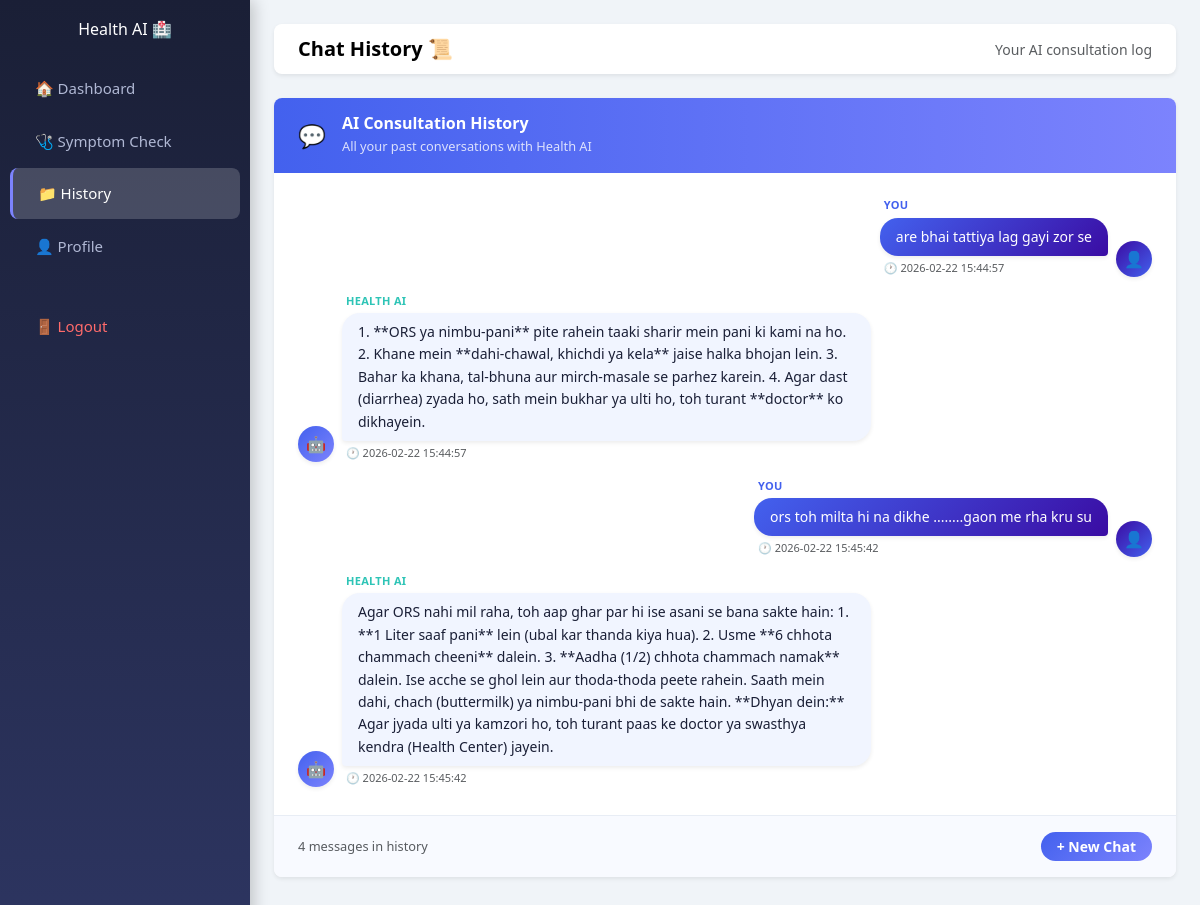
The app's page /history (signed in) with its own data.
### tables this page shows
CREATE TABLE chat_history (
    id INTEGER PRIMARY KEY AUTOINCREMENT,
    user TEXT,
    role TEXT,
    message TEXT,
    created_at TIMESTAMP DEFAULT CURRENT_TIMESTAMP
);

### app.py (the view)
@app.route("/history")
def history():
    if "user_email" not in session:
        return redirect(url_for("login"))
    conn = sqlite3.connect("health.db")
    cursor = conn.cursor()
    cursor.execute("""
    SELECT role, message, created_at
    FROM chat_history
    WHERE user = ?
    ORDER BY created_at ASC
    """, (session["user_email"],))
    rows = cursor.fetchall()
    conn.close()
    history_data = []
    for row in rows:
        history_data.append({
            "role": row[0],
            "text": row[1],
            "time": row[2]
        })
    return render_template("history.html", history=history_data)

### templates/history.html (shortened to what this page needs)
<!DOCTYPE html>
<html lang="en">
<head>
    <link href="https://cdn.jsdelivr.net/npm/bootstrap@5.3.0/dist/css/bootstrap.min.css" rel="stylesheet">
    <script src="https://cdn.tailwindcss.com"></script>
</head>
<body>
    <div class="sidebar">
        <h3 class="text-center text-white mb-4 px-3">Health AI 🏥</h3>
        <a href="/dashboard">🏠 Dashboard</a>
        <a href="/predict">🩺 Symptom Check</a>
        <a href="/history" class="active">📁 History</a>
        <a href="/profile">👤 Profile</a>
        <a href="/logout" style="color:#ff6b6b; margin-top:30px;">🚪 Logout</a>
    </div>
    <div class="content">
        <nav class="navbar navbar-light bg-white rounded-3 shadow-sm mb-4 px-4">
            <span class="navbar-brand mb-0 h1 fw-bold">Chat History 📜</span>
            <span class="text-muted small">Your AI consultation log</span>
        </nav>
        <div class="bg-white rounded-3 shadow-sm overflow-hidden">
            <div class="d-flex align-items-center gap-3 px-4 py-3"
                style="background: linear-gradient(to right, #4361ee, #7c83fd);">
                <span style="font-size: 1.4rem;">💬</span>
                <div>
                    <h6 class="text-white fw-bold mb-0">AI Consultation History</h6>
                    <small class="text-white" style="opacity:0.8;">All your past conversations with Health AI</small>
                </div>
            </div>
            <div class="chat-scroll p-4">
                {% for item in history %}
                <div class="d-flex mb-3
                    {% if item.role == 'user' %}
                        justify-content-end
                    {% else %}
                        justify-content-start
                    {% endif %}
                ">
                    {% if item.role != 'user' %}
                    <div class="d-flex align-items-end me-2">
                        <div class="rounded-circle d-flex align-items-center justify-content-center shadow-sm"
                            style="width:36px; height:36px; background: linear-gradient(135deg,#4361ee,#7c83fd); font-size:1rem; flex-shrink:0;">
                            🤖
                        </div>
                    </div>
                    {% endif %}
                    <div style="max-width:62%; word-break:break-word;">
                        <small class="fw-semibold d-block mb-1 px-1"
                            style="color: {% if item.role == 'user' %}#4361ee{% else %}#2ec4b6{% endif %}; font-size: 11px; letter-spacing:0.3px;">
                            {% if item.role == 'user' %}YOU{% else %}HEALTH AI{% endif %}
                        </small>
                        <div class="px-3 py-2 shadow-sm" style="
                                border-radius: {% if item.role == 'user' %}18px 18px 4px 18px{% else %}18px 18px 18px 4px{% endif %};
                                background: {% if item.role == 'user' %}linear-gradient(135deg, #4361ee, #3a0ca3){% else %}#f1f5ff{% endif %};
                                color: {% if item.role == 'user' %}#ffffff{% else %}#1a1f36{% endif %};
                                font-size: 14px; line-height: 1.6;
                             ">
                            {{ item.text }}
                        </div>
                        <small class="d-block mt-1 px-1 text-muted" style="font-size:11px;">
                            🕐 {{ item.time }}
                        </small>
                    </div>
                    {% if item.role == 'user' %}
                    <div class="d-flex align-items-end ms-2">
                        <div class="rounded-circle d-flex align-items-center justify-content-center shadow-sm"
                            style="width:36px; height:36px; background: linear-gradient(135deg,#3a0ca3,#4361ee); font-size:1rem; flex-shrink:0;">
                            👤
                        </div>
                    </div>
                    {% endif %}
                </div>
                {% endfor %}
            </div>
            <div class="px-4 py-3 d-flex justify-content-between align-items-center"
                style="border-top: 1px solid #e8edf5; background:#f8faff;">
                <small class="text-muted">
                    {% if history %}
                    {{ history | length }} message{{ 's' if history | length != 1 else '' }} in history
                    {% else %}
                    No messages yet
                    {% endif %}
                </small>
                <a href="/predict" class="btn btn-sm fw-semibold px-3"
                    style="background: linear-gradient(135deg,#4361ee,#7c83fd); color:#fff; border-radius:20px; border:none;">
                    + New Chat
                </a>
            </div>
        </div>
    </div>
</body>
</html>

### templates/history.html (style rules this page uses)
body { background-color: #f0f4f8; font-family: 'Segoe UI', sans-serif; }
.sidebar { height: 100vh; position: fixed; top: 0; left: 0; width: 250px; background: linear-gradient(180deg, #1a1f36, #2d3561); padding-top: 20px; box-shadow: 4px 0 15px rgba(0, 0, 0, 0.2); }
.sidebar a { padding: 14px 25px; text-decoration: none; font-size: 15px; color: #b0b8d4; display: block; border-radius: 8px; margin: 2px 10px; transition: all 0.2s; }
.sidebar a.active { color: #fff; background-color: rgba(255, 255, 255, 0.18); border-left: 3px solid #7c83fd; }
.content { margin-left: 250px; padding: 24px; }
.chat-scroll { max-height: 68vh; overflow-y: auto; scrollbar-width: thin; scrollbar-color: #c7d2fe transparent; }

### records on screen
chat_history: role "YOU", text "are bhai tattiya lag gayi zor se", time "2026-02-22 15:44:57"
chat_history: role "HEALTH AI", text "1. **ORS ya nimbu-pani** pite rahein taaki sharir mein pani ki kami na ho. 2. Khane mein **dahi-chawal, khichdi ya kela** jaise halka bhojan lein. 3. Bahar ka khana, tal-bhuna aur mirch-masale se parhez karein. 4. Agar dast (diarrhea) zyada ho, sath mein bukhar ya ulti ho, toh turant **doctor** ko dikhayein.", time "2026-02-22 15:44:57"
chat_history: role "YOU", text "ors toh milta hi na dikhe ........gaon me rha kru su", time "2026-02-22 15:45:42"
chat_history: role "HEALTH AI", text "Agar ORS nahi mil raha, toh aap ghar par hi ise asani se bana sakte hain: 1. **1 Liter saaf pani** lein (ubal kar thanda kiya hua). 2. Usme **6 chhota chammach cheeni** dalein. 3. **Aadha (1/2) chhota chammach namak** dalein. Ise acche se ghol lein aur thoda-thoda peete rahein. Saath mein dahi, chach (buttermilk) ya nimbu-pani bhi de sakte hain. **Dhyan dein:** Agar jyada ulti ya kamzori ho, toh turant paas ke doctor ya swasthya kendra (Health Center) jayein.", time "2026-02-22 15:45:42"

### other values on screen
{{ history | length }} "4"
{{ 's' if history | length != 1 else '' }} "s"
